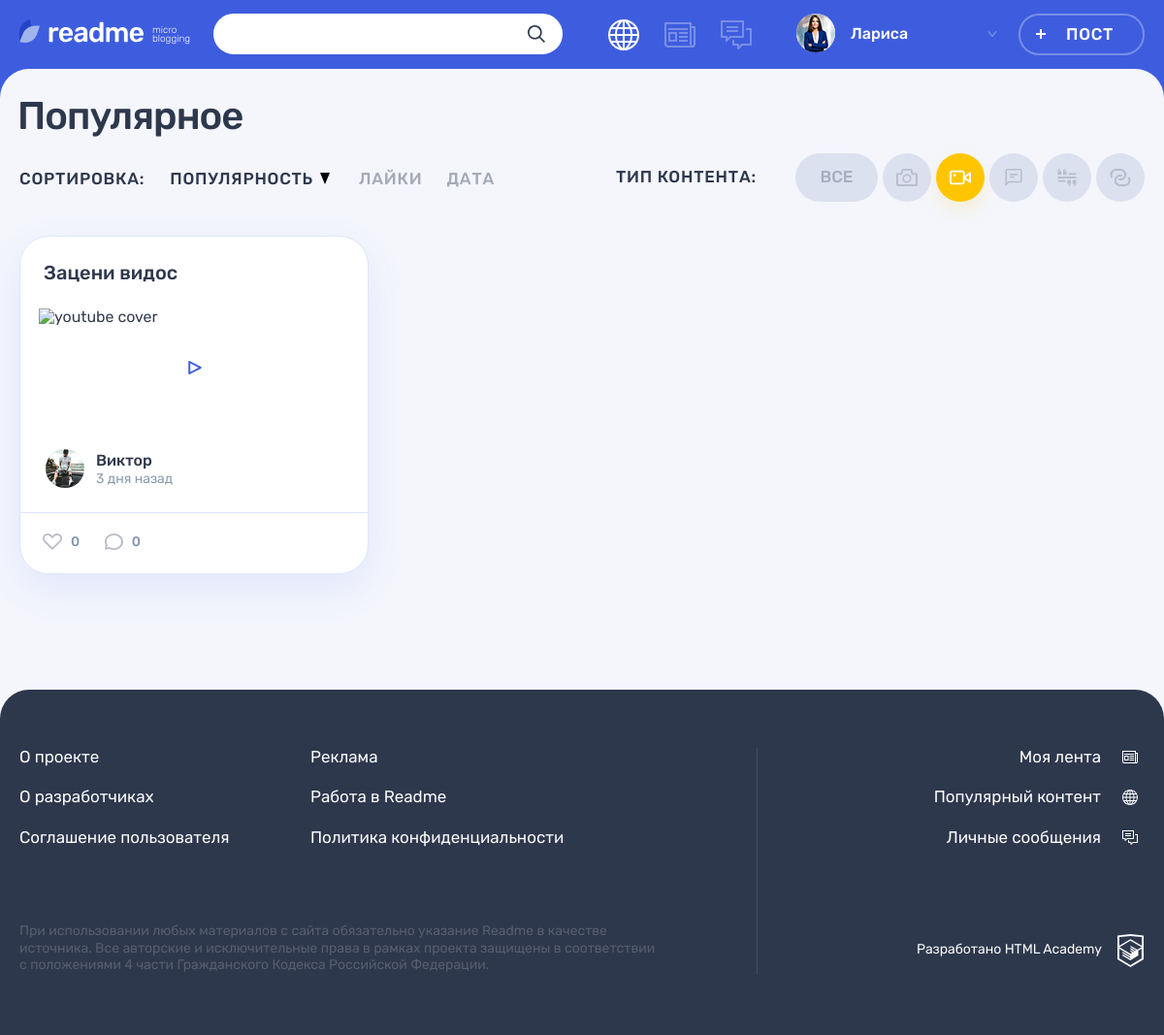
/popular.php?current_page=1&type=video (signed in), run on the app's committed database.
### tables this page shows
CREATE TABLE content_type (
id INT UNSIGNED AUTO_INCREMENT PRIMARY KEY,
type_name VARCHAR(128) NOT NULL,
icon_type VARCHAR(128) NOT NULL
);

CREATE TABLE posts (
  id INT UNSIGNED AUTO_INCREMENT PRIMARY KEY,
  post_date TIMESTAMP DEFAULT CURRENT_TIMESTAMP,
  title VARCHAR(128) NOT NULL,
  content_text VARCHAR(512) NULL,
  quote_author VARCHAR(128) NULL,
  img VARCHAR(128) NULL,
  video VARCHAR(128) NULL,
  link VARCHAR(256) NULL,
  views INT UNSIGNED NULL,
  
  user_id INT UNSIGNED NOT NULL,
  type_id INT UNSIGNED  NOT NULL,
  original_author_id INT UNSIGNED NULL,
  original_id INT UNSIGNED NULL
);

CREATE TABLE users (
id INT UNSIGNED AUTO_INCREMENT PRIMARY KEY,
registration_date TIMESTAMP DEFAULT CURRENT_TIMESTAMP,
email VARCHAR(128) NOT NULL UNIQUE,
login VARCHAR(128) NOT NULL UNIQUE,
password VARCHAR(128) NOT NULL,
avatar VARCHAR(128) NOT NULL
);

### functions.php (called while the page is built, shortened)
<?php
function include_template($name, $data)
{
    $name = 'templates/' . $name;
    extract($data);
    require $name;
    $result = ob_get_clean();
    return $result;
}
function anti_xss($user_content)
{
    return htmlspecialchars($user_content, ENT_QUOTES);
}
function time_ago($post_upload_time, $ago_text = " назад")
{
    $interval = $post_upload_time->diff(new DateTime('now'));
    $months = (int) $interval->format('%m');
    $days = (int) $interval->format('%d');
    $hours = (int) $interval->format('%H');
    $minutes = (int) $interval->format('%i');
    $years = (int) $interval->format('%Y');
    $ago = 0;
    if ($years !== 0) {
        $years = floor($years);
        $ago = $years . ' ' . plural_form($years, array('год', 'года', 'лет')) . $ago_text;
    } elseif ($months !== 0) {
        $months = floor($months);
        $ago = $months . ' ' . plural_form($months, array('месец', 'месеца', 'месецев')) . $ago_text;
    } elseif ($days > 7 && $days < 35) {
        $week = floor($days / 7);
        $ago = $week . ' ' . plural_form($week, array('неделю', 'недели', 'недель')) . $ago_text;
    } elseif ($days !== 0) {
        $ago = $days . ' ' . plural_form($days, array('день', 'дня', 'дней')) . $ago_text;
    } elseif ($hours !== 0) {
        $hours = floor($hours);
        $ago = $hours . ' ' . plural_form($hours, array('час', 'часа', 'часов')) . $ago_text;
    } elseif ($minutes !== 0) {
        $ago = $minutes . ' ' . plural_form($minutes, array('минуту', 'минуты', 'минут')) . $ago_text;
    } else {
        $ago = 'меньше минуты назад';
    }
    return $ago;
}
function plural_form($n, $forms)
{
    return $n % 10 === 1 && $n % 100 !== 11 ? $forms[0] : ($n % 10 >= 2 && $n % 10 <= 4 && ($n % 100 < 10 || $n % 100 >= 20) ? $forms[1] : $forms[2]);
}

### db_requests.php (called while the page is built, shortened)
<?php
function get_data($link, $sql)
{
    $result = mysqli_query($link, $sql);
    $result = mysqli_fetch_all($result, MYSQLI_ASSOC);
    return $result;
}
function popular_posts_category_sorting($link, $type, $sort_value = 'views', $sorting = ' DESC', $page_items, $offset)
{
    $sql = "SELECT p.*, ct.icon_type, u.avatar, u.login AS author_login, IFNULL(l.likes, 0) AS likes, IFNULL(com.comments, 0) AS comments_value
    FROM posts p
    JOIN users u ON p.user_id = u.id
    JOIN content_type ct ON p.type_id = ct.id
    LEFT JOIN (SELECT l.post_id, COUNT(*) AS likes FROM likes l GROUP BY l.post_id) AS l ON l.post_id = p.id
    LEFT JOIN (SELECT com.post_id, COUNT(*) AS comments FROM comments com GROUP BY com.post_id) AS com ON com.post_id = p.id
    WHERE ct.icon_type = '$type'
    ORDER BY $sort_value $sorting
    LIMIT $page_items OFFSET $offset";
    return get_data($link, $sql);
}
function posts_categories($link)
{
    $sql = 'SELECT * FROM content_type';
    return get_data($link, $sql);
}

### templates/main.php (the view, shortened to what this page needs)
<div class="container">
    <h1 class="page__title page__title--popular">Популярное</h1>
</div>
<div class="popular container">
    <div class="popular__filters-wrapper">
        <div class="popular__sorting sorting">
            <b class="popular__sorting-caption sorting__caption">Сортировка:</b>
            <ul class="popular__sorting-list sorting__list">
                <li class="sorting__item sorting__item--popular">
                    <a class="sorting__link <?= ($sorting_parameters['sort_value'] === 'views') ? 'sorting__link--active' : ""; ?> <?= ($sorting_parameters['sorting'] === 'ASC') ? 'sorting__link--reverse' : ""; ?>" href="popular.php?sort_value=views&sorting=<?= ($sorting_parameters['sorting'] === 'DESC') ? "ASC" : "DESC" ?>">
                        <span>Популярность</span>
                        <svg class="sorting__icon" width="10" height="12">
                            <use xlink:href="#icon-sort"></use>
                        </svg>
                    </a>
                </li>
                <li class="sorting__item">
                    <a class="sorting__link <?= ($sorting_parameters['sort_value'] === 'likes') ? 'sorting__link--active' : ""; ?> <?= ($sorting_parameters['sorting'] === 'ASC') ? 'sorting__link--reverse' : ""; ?>" href="popular.php?sort_value=likes&sorting=<?= ($sorting_parameters['sorting'] === 'DESC') ? "ASC" : "DESC" ?>">
                        <span>Лайки</span>
                    </a>
                </li>
                <li class="sorting__item">
                    <a class="sorting__link <?= ($sorting_parameters['sort_value'] === 'post_date') ? 'sorting__link--active' : ""; ?> <?= ($sorting_parameters['sorting'] === 'ASC') ? 'sorting__link--reverse' : ""; ?>" href="popular.php?sort_value=post_date&sorting=<?= ($sorting_parameters['sorting'] === 'DESC') ? "ASC" : "DESC" ?>">
                        <span>Дата</span>
                    </a>
                </li>
            </ul>
        </div>
        <div class="popular__filters filters">
            <b class="popular__filters-caption filters__caption">Тип контента:</b>
            <ul class="popular__filters-list filters__list">
                <li class="popular__filters-item popular__filters-item--all filters__item filters__item--all">
                    <a class="filters__button filters__button--ellipse filters__button--all <?= ($sorting_parameters['type'] === 'all') ? 'filters__button--active' : ""; ?>" href="<?= 'popular.php?type=all' ?>">
                        <span>Все</span>
                    </a>
                </li>
                <?php foreach ($types as $type) : ?>
                    <li class="popular__filters-item filters__item">
                        <a href="<?= 'popular.php?current_page=1&type=' . $type['icon_type'] ?>" class="filters__button filters__button--<?= ($type['icon_type']) ?> <?= ($sorting_parameters['type'] == $type['icon_type']) ? 'filters__button--active' : ""; ?> button">
                            <svg class="filters__icon" width="22" height="18">
                                <use xlink:href="#icon-filter-<?= ($type['icon_type']) ?>"></use>
                            </svg>
                        </a>
                    </li>
                <?php endforeach ?>
            </ul>
        </div>
    </div>
    <?= $popular_posts ?>
</div>

### templates/popular/popular-posts.php (shortened to what this page needs)
<div class="popular__posts">
        <?php foreach ($posts as $index => $post) : ?>
            <article class="popular__post post post-<?= $post['icon_type'] ?>">
                <header class="post__header">
                    <h2><a href="post.php?post_id=<?= $post['id'] ?>"><?= $post['title'] ?></a></h2>
                </header>
                <div class="post__main">
                    <?php if ($post['icon_type'] === 'quote') : ?>
                        <blockquote>
                            <p>
                                <?= anti_xss($post['content_text']) ?>
                            </p>
                            <cite><?= anti_xss($post['quote_author']) ?></cite>
                        </blockquote>
                    <?php elseif ($post['icon_type'] === 'photo') : ?>
                        <div class="post-photo__image-wrapper">
                            <img src="uploads/<?= anti_xss($post['img']) ?>" alt="Фото от пользователя" width="360" height="240">
                        </div>
                    <?php elseif ($post['icon_type'] === 'video') : ?>
                        <div class="post-video__block">
                            <div class="post-video__preview">
                            </div>
                            <a href="<?= htmlspecialchars($post['video']) ?>" class="post-video__play-big button" target="_blank">
                                <svg class="post-video__play-big-icon" width="14" height="14">
                                    <use xlink:href="#icon-video-play-big"></use>
                                </svg>
                            </a>
                        </div>
                    <?php else : ?>
                        <?= crop_text(anti_xss($post['content_text']), $post['id']) ?>
                    <?php endif; ?>
                </div>
                <footer class="post__footer">
                    <div class="post__author">
                        <a class="post__author-link" href="profile.php?active_tab=posts&user_id=<?= $post['user_id'] ?>" title="Автор">
                            <div class="post__avatar-wrapper">
                                <img class="post__author-avatar" width="40px" src="userpics/<?= $post['avatar'] ?>" alt="Аватар пользователя">
                            </div>
                            <div class="post__info">
                                <b class="post__author-name"><?= anti_xss($post['author_login']) ?></b>
                                <?php $post_date = new DateTime($post['post_date']); ?>
                                <time class="post__time" title="<?= $post_date->format('d.m.Y H:i') ?>" datetime="<?= $post_date->format('Y-m-d H:i:s') ?>"><?= time_ago($post_date) ?></time>
                            </div>
                        </a>
                    </div>
                    <div class="post__indicators">
                        <div class="post__buttons">
                            <a class="post__indicator post__indicator--likes button" href="like.php?post_id=<?= $post['id'] ?>" title="Лайк">
                                <svg class="post__indicator-icon" width="20" height="17">
                                    <use xlink:href="#icon-heart"></use>
                                </svg>
                                <span><?= $post['likes'] ?></span>
                            </a>
                            <a class="post__indicator post__indicator--comments button" href="post.php?post_id=<?= $post['id'] ?>#last-comment" title="Комментарии">
                                <svg class="post__indicator-icon" width="19" height="17">
                                    <use xlink:href="#icon-comment"></use>
                                </svg>
                                <span><?= $post['comments_value'] ?></span>
                            </a>
                        </div>
                    </div>
                </footer>
            </article>
        <?php endforeach; ?>
    </div>

### data on the page
posts: title "Зацени видос", user.avatar (picture), user.login "Виктор", post_date "3 дня назад", likes "0", comments_value "0"

### other printed values
$user_data['login'] "Лариса"
